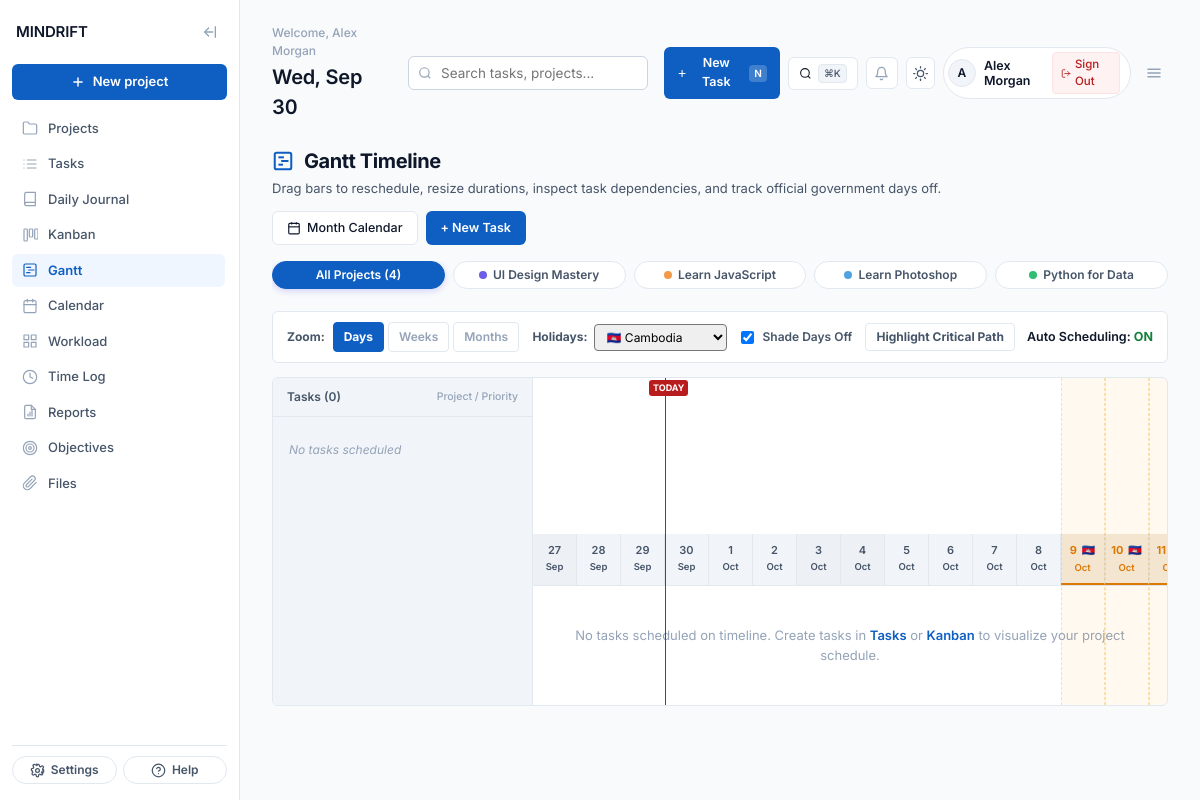
Page /gantt.php (signed in) on the committed database.
### tables this page shows
CREATE TABLE IF NOT EXISTS `users` (
  `id` INT AUTO_INCREMENT PRIMARY KEY,
  `name` VARCHAR(100) NOT NULL,
  `email` VARCHAR(150) NOT NULL UNIQUE,
  `password` VARCHAR(255) NULL,
  `avatar_url` VARCHAR(255) NULL,
  `schedule_token` VARCHAR(64) NULL,
  `created_at` DATETIME DEFAULT CURRENT_TIMESTAMP,
  INDEX `idx_users_schedule_token` (`schedule_token`)
);

CREATE TABLE IF NOT EXISTS `courses` (
  `id` INT AUTO_INCREMENT PRIMARY KEY,
  `user_id` INT NOT NULL,
  `code` VARCHAR(10) NOT NULL,
  `name` VARCHAR(150) NOT NULL,
  `category` VARCHAR(50) NOT NULL,
  `level` VARCHAR(50) DEFAULT 'Intermediate',
  `total_modules` INT DEFAULT 10,
  `completed_modules` INT DEFAULT 0,
  `progress_pct` INT DEFAULT 0,
  `bg_gradient` VARCHAR(100) DEFAULT 'linear-gradient(145deg,#8B7CF0,#5A46E0)',
  `ring_color` VARCHAR(30) DEFAULT '#6C5CE7',
  `is_starred` INT DEFAULT 0,
  `status` VARCHAR(30) DEFAULT 'No status',
  `start_date` VARCHAR(50) NULL,
  `due_date` VARCHAR(50) NULL,
  `created_at` DATETIME DEFAULT CURRENT_TIMESTAMP,
  INDEX `idx_courses_user` (`user_id`),
  FOREIGN KEY (`user_id`) REFERENCES `users`(`id`) ON DELETE CASCADE
);

### gantt.php (the view, shortened to what the rows shown need)
<?php
$db = getDbConnection();
$userId = (int)$_SESSION['user_id'];
$stmtUser = $db->prepare("SELECT * FROM users WHERE id = :uid");
$stmtUser->execute(['uid' => $userId]);
$user = $stmtUser->fetch();
$reqCountry = isset($_GET['country']) ? strtoupper(trim($_GET['country'])) : 'KH';
$reqProject = isset($_GET['project_id']) && $_GET['project_id'] !== 'all' ? (int)$_GET['project_id'] : null;
$stmtProjects = $db->prepare("SELECT id, code, name, category, level, total_modules, completed_modules, progress_pct,
                                     bg_gradient, ring_color, is_starred, status, start_date, due_date
                              FROM courses
                              WHERE user_id = :uid
                              ORDER BY is_starred DESC, id ASC");
$stmtProjects->execute(['uid' => $userId]);
$projects = $stmtProjects->fetchAll(PDO::FETCH_ASSOC);
include __DIR__ . '/includes/head.php';
?>
</head>
<body>
<div class="app" id="app">
  <main class="main">
    <?php include __DIR__ . '/includes/header.php'; ?>
    <div class="gantt-page-header">
      <div>
        <div class="gantt-title-wrap">
          <h2 class="gantt-title">Gantt Timeline</h2>
        </div>
      </div>
    </div>
    <div class="gantt-pills-row">
      <?php foreach ($projects as $p):
        $isActive = ($reqProject === (int)$p['id']);
        $ring = $p['ring_color'] ?? '#6C5CE7';
      ?>
        <a href="?project_id=<?= $p['id']; ?>&country=<?= htmlspecialchars($reqCountry); ?>" class="gantt-pill-btn <?= $isActive ? 'active' : ''; ?>">
          <span class="gantt-pill-dot" style="background:<?= htmlspecialchars($ring); ?>;"></span>
          <span><?= htmlspecialchars($p['name']); ?></span>
        </a>
      <?php endforeach; ?>
    </div>
  </main>
</div>
</body>
</html>

### includes/header.php (shortened to what the rows shown need)
<header class="topbar">
  <div>
    <p class="greeting">Welcome, <?= htmlspecialchars($user['name'] ?? 'User'); ?></p>
    <h1 class="date" id="todayDate"><?= date('l, M j'); ?></h1>
  </div>
  <div class="topbar-right">
    <div class="user-profile-badge">
      <div class="avatar-circle"><?= strtoupper(substr($user['name'] ?? 'U', 0, 1)); ?></div>
      <div class="user-info">
        <span class="user-name"><?= htmlspecialchars($user['name'] ?? 'User'); ?></span>
      </div>
      <a href="api/logout.php" class="btn-logout" title="Sign Out">
        <svg width="13" height="13" viewBox="0 0 24 24" fill="none" stroke="currentColor" stroke-width="2" stroke-linecap="round" stroke-linejoin="round"><path d="M9 21H5a2 2 0 0 1-2-2V5a2 2 0 0 1 2-2h4"/><polyline points="16 17 21 12 16 7"/><line x1="21" y1="12" x2="9" y2="12"/></svg>
        <span>Sign Out</span>
      </a>
    </div>
  </div>
</header>

### rows in the picture
users: name "Alex Morgan", name "A"
courses: name "UI Design Mastery"
courses: name "Learn JavaScript"
courses: name "Learn Photoshop"
courses: name "Python for Data"

### other values in the picture
count($projects) "4"
count($tasks) "0"
$td['day_num'] "27"
$td['month_name'] "Sep"
$td['day_num'] "28"
$td['day_num'] "29"
$td['day_num'] "30"
$td['day_num'] "1"
$td['month_name'] "Oct"
$td['day_num'] "2"
$td['day_num'] "3"
$td['day_num'] "4"
$td['day_num'] "5"
$td['day_num'] "6"
$td['day_num'] "7"
